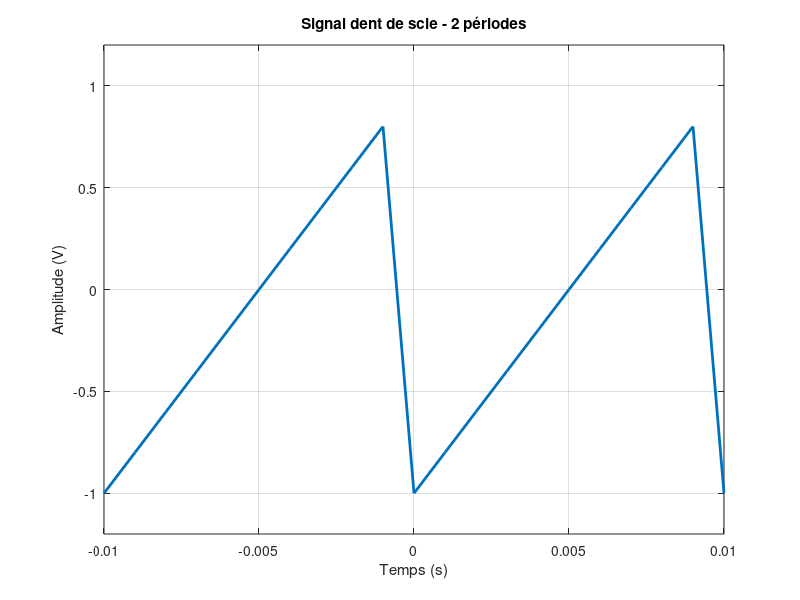

The MATLAB script that drew this image:
% sawtooth_signal.m - Signal dent de scie (avec Signal Processing Toolbox)

f0 = 100;                       % Fréquence du signal
fe = 1000;                      % Fréquence d’échantillonnage
t = -0.01:1/fe:0.01;            % Deux périodes (T = 1/f0 = 0.01s)

x = sawtooth(2 * pi * f0 * t);  % Signal dent de scie entre -1 et 1

figure(8);
plot(t, x, 'LineWidth', 2);     % Affichage en ligne continue
grid on;
xlabel('Temps (s)');
ylabel('Amplitude (V)');
title('Signal dent de scie - 2 périodes');
axis([-0.01 0.01 -1.2 1.2]);    % Zoom sur 2 périodes
